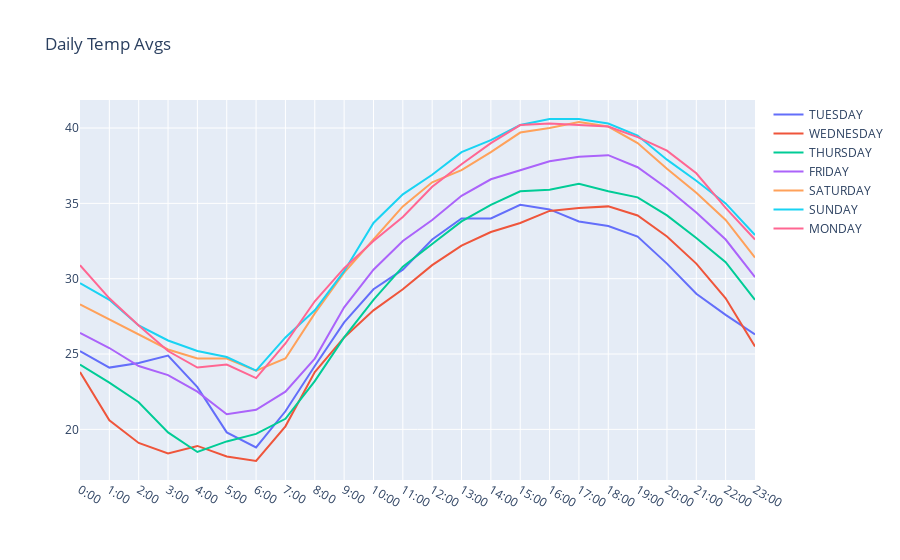

The notebook cell this image was saved under:
### Code cell
data = []

# write for loop to create traces for the days data list 
for i in days:
    
    trace=go.Scatter(x=df['LST_TIME'],y=df[df['DAY']==i]['T_HR_AVG'],mode='lines',name=i)
    data.append(trace)
    
layout = go.Layout(title='Daily Temp Avgs')

fig = go.Figure(data=data,layout=layout)
pyo.iplot(fig)

### Figure 1 — Plotly figure (JSON) as saved in the notebook; plotly's stock layout.template omitted (floating-point values rounded to 4 significant figures; data arrays with more than 128 entries replaced by an {"elided": "..."} marker saying what was removed)
{"data": [{"mode": "lines", "name": "TUESDAY", "type": "scatter", "x": {"elided": "168 str values"}, "y": [25.2, 24.1, 24.4, 24.9, 22.8, 19.8, 18.8, 21.2, 24.2, 27.1, 29.3, 30.6, 32.6, 34, 34, 34.9, 34.6, 33.8, 33.5, 32.8, 31, 29, 27.6, 26.3]}, {"mode": "lines", "name": "WEDNESDAY", "type": "scatter", "x": {"elided": "168 str values"}, "y": [23.8, 20.6, 19.1, 18.4, 18.9, 18.2, 17.9, 20.2, 23.8, 26.1, 27.9, 29.3, 30.9, 32.2, 33.1, 33.7, 34.5, 34.7, 34.8, 34.2, 32.8, 31, 28.7, 25.5]}, {"mode": "lines", "name": "THURSDAY", "type": "scatter", "x": {"elided": "168 str values"}, "y": [24.3, 23.1, 21.8, 19.8, 18.5, 19.2, 19.7, 20.7, 23.2, 26.1, 28.6, 30.8, 32.3, 33.8, 34.9, 35.8, 35.9, 36.3, 35.8, 35.4, 34.2, 32.7, 31.1, 28.6]}, {"mode": "lines", "name": "FRIDAY", "type": "scatter", "x": {"elided": "168 str values"}, "y": [26.4, 25.4, 24.2, 23.6, 22.5, 21, 21.3, 22.5, 24.7, 28.1, 30.6, 32.5, 33.9, 35.5, 36.6, 37.2, 37.8, 38.1, 38.2, 37.4, 36, 34.4, 32.6, 30.1]}, {"mode": "lines", "name": "SATURDAY", "type": "scatter", "x": {"elided": "168 str values"}, "y": [28.3, 27.3, 26.3, 25.3, 24.7, 24.7, 23.9, 24.7, 27.7, 30.4, 32.6, 34.8, 36.4, 37.2, 38.4, 39.7, 40, 40.4, 40.1, 39, 37.3, 35.7, 33.9, 31.4]}, {"mode": "lines", "name": "SUNDAY", "type": "scatter", "x": {"elided": "168 str values"}, "y": [29.7, 28.6, 26.9, 25.9, 25.2, 24.8, 23.9, 26.1, 27.9, 30.5, 33.7, 35.6, 36.9, 38.4, 39.2, 40.2, 40.6, 40.6, 40.3, 39.5, 37.9, 36.5, 35, 32.9]}, {"mode": "lines", "name": "MONDAY", "type": "scatter", "x": {"elided": "168 str values"}, "y": [30.9, 28.7, 26.9, 25.2, 24.1, 24.3, 23.4, 25.7, 28.5, 30.7, 32.5, 34.1, 36.1, 37.6, 39, 40.2, 40.3, 40.2, 40.1, 39.4, 38.5, 37, 34.7, 32.6]}], "layout": {"title": {"text": "Daily Temp Avgs"}}}
